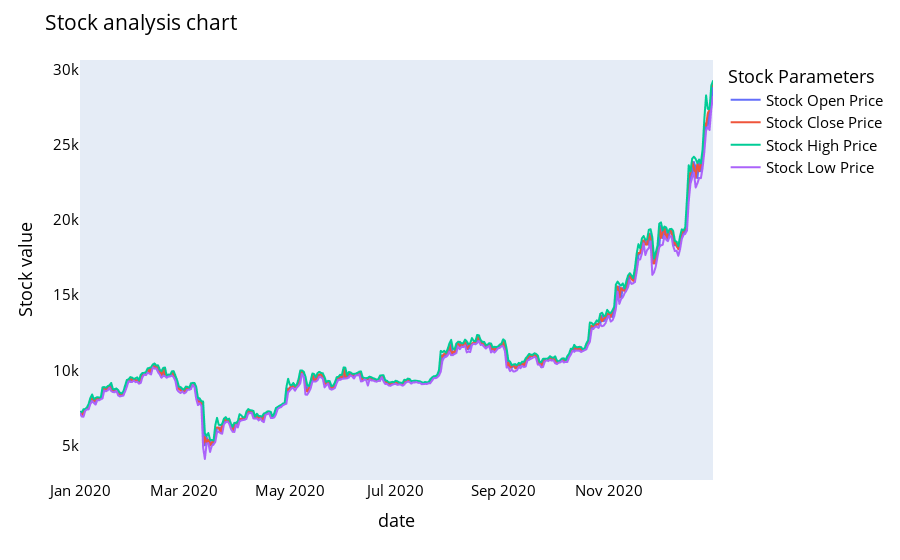

Notebook code for this chart:
### Code cell
names = cycle(['Stock Open Price','Stock Close Price','Stock High Price','Stock Low Price'])

fig = px.line(y_2020, x=y_2020.date, y=[y_2020['open'], y_2020['close'], 
                                          y_2020['high'], y_2020['low']],
             labels={'Date': 'Date','value':'Stock value'})
fig.update_layout(title_text='Stock analysis chart', font_size=15, font_color='black',legend_title_text='Stock Parameters')
fig.for_each_trace(lambda t:  t.update(name = next(names)))
fig.update_xaxes(showgrid=False)
fig.update_yaxes(showgrid=False)

### Figure 1 — Plotly figure (JSON) as saved in the notebook; plotly's stock layout.template omitted (floating-point values rounded to 4 significant figures; data arrays with more than 128 entries replaced by an {"elided": "..."} marker saying what was removed)
{"data": [{"hovertemplate": "variable=open<br>date=%{x}<br>Stock value=%{y}<extra></extra>", "legendgroup": "open", "line": {"color": "#636efa", "dash": "solid"}, "marker": {"symbol": "circle"}, "mode": "lines", "name": "Stock Open Price", "showlegend": true, "type": "scattergl", "x": {"elided": "366 str values"}, "xaxis": "x", "y": {"elided": "366 float values"}, "yaxis": "y"}, {"hovertemplate": "variable=close<br>date=%{x}<br>Stock value=%{y}<extra></extra>", "legendgroup": "close", "line": {"color": "#EF553B", "dash": "solid"}, "marker": {"symbol": "circle"}, "mode": "lines", "name": "Stock Close Price", "showlegend": true, "type": "scattergl", "x": {"elided": "366 str values"}, "xaxis": "x", "y": {"elided": "366 float values"}, "yaxis": "y"}, {"hovertemplate": "variable=high<br>date=%{x}<br>Stock value=%{y}<extra></extra>", "legendgroup": "high", "line": {"color": "#00cc96", "dash": "solid"}, "marker": {"symbol": "circle"}, "mode": "lines", "name": "Stock High Price", "showlegend": true, "type": "scattergl", "x": {"elided": "366 str values"}, "xaxis": "x", "y": {"elided": "366 float values"}, "yaxis": "y"}, {"hovertemplate": "variable=low<br>date=%{x}<br>Stock value=%{y}<extra></extra>", "legendgroup": "low", "line": {"color": "#ab63fa", "dash": "solid"}, "marker": {"symbol": "circle"}, "mode": "lines", "name": "Stock Low Price", "showlegend": true, "type": "scattergl", "x": {"elided": "366 str values"}, "xaxis": "x", "y": {"elided": "366 float values"}, "yaxis": "y"}], "layout": {"font": {"color": "black", "size": 15}, "legend": {"title": {"text": "Stock Parameters"}, "tracegroupgap": 0}, "margin": {"t": 60}, "title": {"text": "Stock analysis chart"}, "xaxis": {"anchor": "y", "domain": [0, 1], "showgrid": false, "title": {"text": "date"}}, "yaxis": {"anchor": "x", "domain": [0, 1], "showgrid": false, "title": {"text": "Stock value"}}}}
